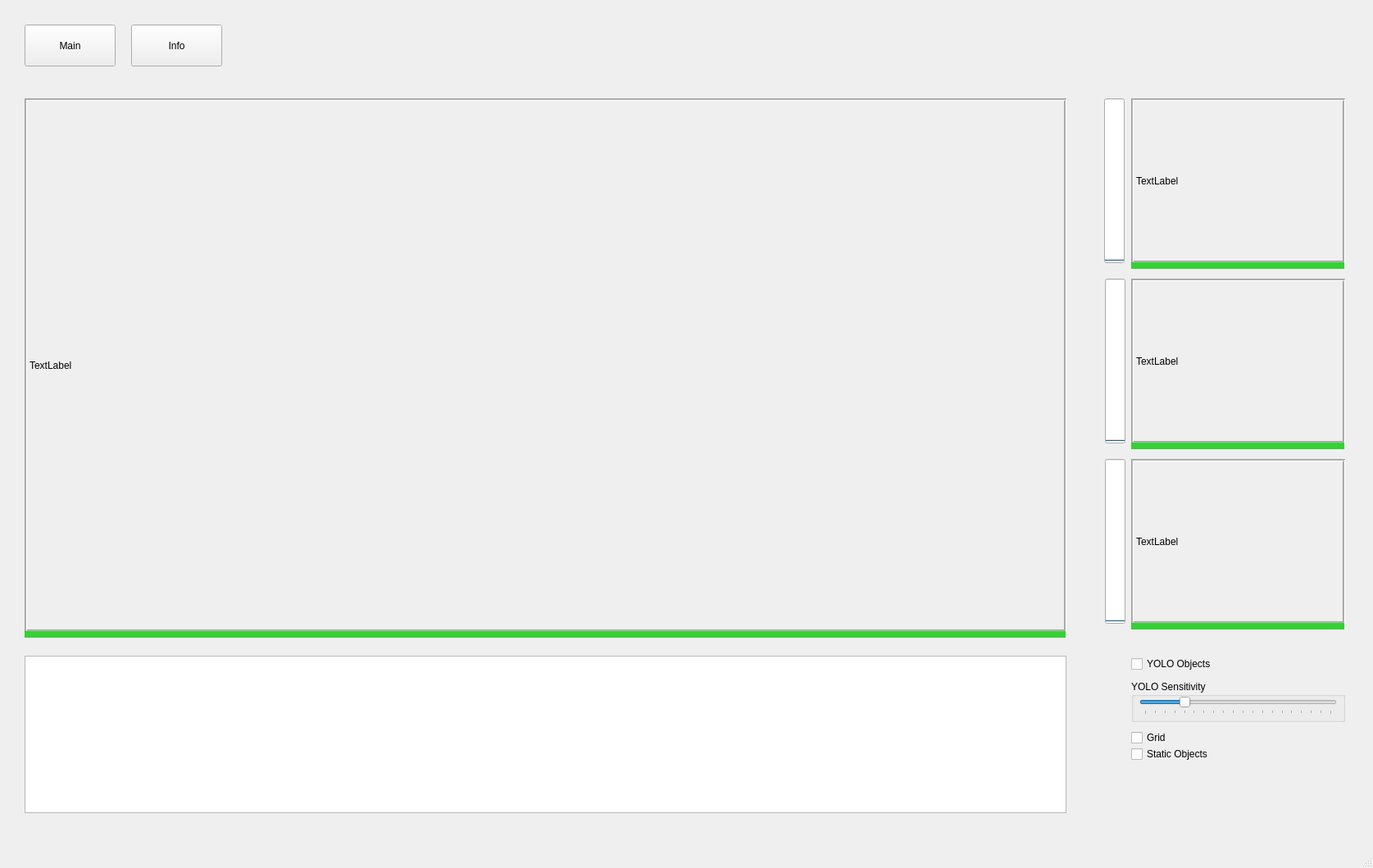
<?xml version="1.0" encoding="UTF-8"?>
<ui version="4.0">
 <class>MainWindow</class>
 <widget class="QMainWindow" name="MainWindow">
  <property name="geometry">
   <rect>
    <x>0</x>
    <y>0</y>
    <width>1675</width>
    <height>1059</height>
   </rect>
  </property>
  <property name="windowTitle">
   <string>MainWindow</string>
  </property>
  <property name="toolButtonStyle">
   <enum>Qt::ToolButtonFollowStyle</enum>
  </property>
  <property name="tabShape">
   <enum>QTabWidget::Rounded</enum>
  </property>
  <widget class="QWidget" name="centralwidget">
   <widget class="QPushButton" name="btn_Main">
    <property name="geometry">
     <rect>
      <x>30</x>
      <y>30</y>
      <width>111</width>
      <height>51</height>
     </rect>
    </property>
    <property name="text">
     <string>Main</string>
    </property>
   </widget>
   <widget class="QPushButton" name="btn_Info">
    <property name="geometry">
     <rect>
      <x>160</x>
      <y>30</y>
      <width>111</width>
      <height>51</height>
     </rect>
    </property>
    <property name="text">
     <string>Info</string>
    </property>
   </widget>
   <widget class="QLabel" name="lbl_mainView">
    <property name="geometry">
     <rect>
      <x>30</x>
      <y>120</y>
      <width>1271</width>
      <height>651</height>
     </rect>
    </property>
    <property name="frameShape">
     <enum>QFrame::Box</enum>
    </property>
    <property name="frameShadow">
     <enum>QFrame::Sunken</enum>
    </property>
    <property name="midLineWidth">
     <number>1</number>
    </property>
    <property name="text">
     <string>TextLabel</string>
    </property>
    <property name="scaledContents">
     <bool>true</bool>
    </property>
   </widget>
   <widget class="QLabel" name="lbl_sideView_0">
    <property name="geometry">
     <rect>
      <x>1380</x>
      <y>120</y>
      <width>261</width>
      <height>201</height>
     </rect>
    </property>
    <property name="cursor">
     <cursorShape>PointingHandCursor</cursorShape>
    </property>
    <property name="toolTip">
     <string>Side View 1</string>
    </property>
    <property name="frameShape">
     <enum>QFrame::Box</enum>
    </property>
    <property name="frameShadow">
     <enum>QFrame::Sunken</enum>
    </property>
    <property name="midLineWidth">
     <number>1</number>
    </property>
    <property name="text">
     <string>TextLabel</string>
    </property>
    <property name="scaledContents">
     <bool>true</bool>
    </property>
   </widget>
   <widget class="QLabel" name="lbl_sideView_1">
    <property name="geometry">
     <rect>
      <x>1380</x>
      <y>340</y>
      <width>261</width>
      <height>201</height>
     </rect>
    </property>
    <property name="cursor">
     <cursorShape>PointingHandCursor</cursorShape>
    </property>
    <property name="toolTip">
     <string>Side View 2</string>
    </property>
    <property name="frameShape">
     <enum>QFrame::Box</enum>
    </property>
    <property name="frameShadow">
     <enum>QFrame::Sunken</enum>
    </property>
    <property name="midLineWidth">
     <number>1</number>
    </property>
    <property name="text">
     <string>TextLabel</string>
    </property>
    <property name="scaledContents">
     <bool>true</bool>
    </property>
   </widget>
   <widget class="QLabel" name="lbl_sideView_2">
    <property name="geometry">
     <rect>
      <x>1380</x>
      <y>560</y>
      <width>261</width>
      <height>201</height>
     </rect>
    </property>
    <property name="cursor">
     <cursorShape>PointingHandCursor</cursorShape>
    </property>
    <property name="toolTip">
     <string>Side View 3</string>
    </property>
    <property name="frameShape">
     <enum>QFrame::Box</enum>
    </property>
    <property name="frameShadow">
     <enum>QFrame::Sunken</enum>
    </property>
    <property name="midLineWidth">
     <number>1</number>
    </property>
    <property name="text">
     <string>TextLabel</string>
    </property>
    <property name="scaledContents">
     <bool>true</bool>
    </property>
   </widget>
   <widget class="QTextBrowser" name="txt_Log">
    <property name="geometry">
     <rect>
      <x>30</x>
      <y>800</y>
      <width>1271</width>
      <height>192</height>
     </rect>
    </property>
    <property name="cursor" stdset="0">
     <cursorShape>IBeamCursor</cursorShape>
    </property>
   </widget>
   <widget class="QMdiArea" name="mdi_sideView_0">
    <property name="geometry">
     <rect>
      <x>1380</x>
      <y>320</y>
      <width>260</width>
      <height>8</height>
     </rect>
    </property>
    <property name="toolTip">
     <string notr="true"/>
    </property>
    <property name="frameShape">
     <enum>QFrame::Box</enum>
    </property>
    <property name="frameShadow">
     <enum>QFrame::Plain</enum>
    </property>
    <property name="lineWidth">
     <number>0</number>
    </property>
    <property name="background">
     <brush brushstyle="SolidPattern">
      <color alpha="200">
       <red>0</red>
       <green>200</green>
       <blue>0</blue>
      </color>
     </brush>
    </property>
   </widget>
   <widget class="QMdiArea" name="mdi_sideView_1">
    <property name="geometry">
     <rect>
      <x>1380</x>
      <y>540</y>
      <width>260</width>
      <height>8</height>
     </rect>
    </property>
    <property name="frameShape">
     <enum>QFrame::Box</enum>
    </property>
    <property name="frameShadow">
     <enum>QFrame::Plain</enum>
    </property>
    <property name="lineWidth">
     <number>0</number>
    </property>
    <property name="background">
     <brush brushstyle="SolidPattern">
      <color alpha="200">
       <red>0</red>
       <green>200</green>
       <blue>0</blue>
      </color>
     </brush>
    </property>
   </widget>
   <widget class="QMdiArea" name="mdi_sideView_2">
    <property name="geometry">
     <rect>
      <x>1380</x>
      <y>760</y>
      <width>260</width>
      <height>8</height>
     </rect>
    </property>
    <property name="frameShape">
     <enum>QFrame::Box</enum>
    </property>
    <property name="frameShadow">
     <enum>QFrame::Plain</enum>
    </property>
    <property name="lineWidth">
     <number>0</number>
    </property>
    <property name="background">
     <brush brushstyle="SolidPattern">
      <color alpha="200">
       <red>0</red>
       <green>200</green>
       <blue>0</blue>
      </color>
     </brush>
    </property>
   </widget>
   <widget class="QMdiArea" name="mdi_mainView">
    <property name="geometry">
     <rect>
      <x>30</x>
      <y>770</y>
      <width>1270</width>
      <height>8</height>
     </rect>
    </property>
    <property name="frameShape">
     <enum>QFrame::Box</enum>
    </property>
    <property name="frameShadow">
     <enum>QFrame::Plain</enum>
    </property>
    <property name="lineWidth">
     <number>0</number>
    </property>
    <property name="background">
     <brush brushstyle="SolidPattern">
      <color alpha="200">
       <red>0</red>
       <green>200</green>
       <blue>0</blue>
      </color>
     </brush>
    </property>
   </widget>
   <widget class="QGroupBox" name="groupBox">
    <property name="geometry">
     <rect>
      <x>1380</x>
      <y>830</y>
      <width>261</width>
      <height>51</height>
     </rect>
    </property>
    <property name="title">
     <string>YOLO Sensitivity</string>
    </property>
    <widget class="QSlider" name="slider_sensitivity">
     <property name="geometry">
      <rect>
       <x>10</x>
       <y>20</y>
       <width>241</width>
       <height>22</height>
      </rect>
     </property>
     <property name="maximum">
      <number>19</number>
     </property>
     <property name="pageStep">
      <number>1</number>
     </property>
     <property name="value">
      <number>4</number>
     </property>
     <property name="orientation">
      <enum>Qt::Horizontal</enum>
     </property>
     <property name="tickPosition">
      <enum>QSlider::TicksBelow</enum>
     </property>
     <property name="tickInterval">
      <number>1</number>
     </property>
    </widget>
   </widget>
   <widget class="QCheckBox" name="checkBox_drawBoxes">
    <property name="geometry">
     <rect>
      <x>1380</x>
      <y>800</y>
      <width>261</width>
      <height>20</height>
     </rect>
    </property>
    <property name="text">
     <string>YOLO Objects</string>
    </property>
   </widget>
   <widget class="QCheckBox" name="checkBox_drawGrid">
    <property name="geometry">
     <rect>
      <x>1380</x>
      <y>890</y>
      <width>261</width>
      <height>20</height>
     </rect>
    </property>
    <property name="text">
     <string>Grid</string>
    </property>
   </widget>
   <widget class="QCheckBox" name="checkBox_drawStaticObjects">
    <property name="geometry">
     <rect>
      <x>1380</x>
      <y>910</y>
      <width>261</width>
      <height>20</height>
     </rect>
    </property>
    <property name="text">
     <string>Static Objects</string>
    </property>
   </widget>
   <widget class="QProgressBar" name="progressBar_0">
    <property name="geometry">
     <rect>
      <x>1347</x>
      <y>120</y>
      <width>25</width>
      <height>201</height>
     </rect>
    </property>
    <property name="maximum">
     <number>200</number>
    </property>
    <property name="value">
     <number>0</number>
    </property>
    <property name="orientation">
     <enum>Qt::Vertical</enum>
    </property>
   </widget>
   <widget class="QProgressBar" name="progressBar_1">
    <property name="geometry">
     <rect>
      <x>1348</x>
      <y>340</y>
      <width>25</width>
      <height>201</height>
     </rect>
    </property>
    <property name="maximum">
     <number>200</number>
    </property>
    <property name="value">
     <number>0</number>
    </property>
    <property name="orientation">
     <enum>Qt::Vertical</enum>
    </property>
   </widget>
   <widget class="QProgressBar" name="progressBar_2">
    <property name="geometry">
     <rect>
      <x>1348</x>
      <y>560</y>
      <width>25</width>
      <height>201</height>
     </rect>
    </property>
    <property name="maximum">
     <number>200</number>
    </property>
    <property name="value">
     <number>0</number>
    </property>
    <property name="orientation">
     <enum>Qt::Vertical</enum>
    </property>
   </widget>
  </widget>
  <widget class="QMenuBar" name="menubar">
   <property name="geometry">
    <rect>
     <x>0</x>
     <y>0</y>
     <width>1675</width>
     <height>26</height>
    </rect>
   </property>
  </widget>
  <widget class="QStatusBar" name="statusbar"/>
 </widget>
 <resources/>
 <connections/>
 <designerdata>
  <property name="gridDeltaX">
   <number>10</number>
  </property>
  <property name="gridDeltaY">
   <number>10</number>
  </property>
  <property name="gridSnapX">
   <bool>true</bool>
  </property>
  <property name="gridSnapY">
   <bool>true</bool>
  </property>
  <property name="gridVisible">
   <bool>true</bool>
  </property>
 </designerdata>
</ui>
